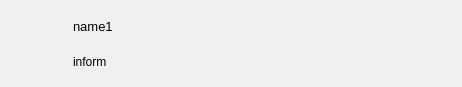
<?xml version="1.0" encoding="UTF-8"?>
<ui version="4.0">
 <class>Frienditem</class>
 <widget class="QDialog" name="Frienditem">
  <property name="geometry">
   <rect>
    <x>0</x>
    <y>0</y>
    <width>462</width>
    <height>87</height>
   </rect>
  </property>
  <property name="windowTitle">
   <string>Dialog</string>
  </property>
  <layout class="QHBoxLayout" name="horizontalLayout_4">
   <item>
    <layout class="QHBoxLayout" name="horizontalLayout_3">
     <item>
      <layout class="QHBoxLayout" name="horizontalLayout">
       <item>
        <widget class="QLabel" name="labred">
         <property name="minimumSize">
          <size>
           <width>10</width>
           <height>10</height>
          </size>
         </property>
         <property name="maximumSize">
          <size>
           <width>10</width>
           <height>10</height>
          </size>
         </property>
         <property name="text">
          <string/>
         </property>
        </widget>
       </item>
       <item>
        <widget class="QWidget" name="widPicturePer" native="true">
         <property name="minimumSize">
          <size>
           <width>40</width>
           <height>40</height>
          </size>
         </property>
         <property name="maximumSize">
          <size>
           <width>40</width>
           <height>40</height>
          </size>
         </property>
        </widget>
       </item>
      </layout>
     </item>
     <item>
      <layout class="QVBoxLayout" name="verticalLayout">
       <item>
        <layout class="QHBoxLayout" name="horizontalLayout_2">
         <item>
          <widget class="QLabel" name="labName">
           <property name="font">
            <font>
             <family>Microsoft YaHei UI</family>
             <pointsize>10</pointsize>
            </font>
           </property>
           <property name="text">
            <string>name1</string>
           </property>
          </widget>
         </item>
         <item>
          <spacer name="horizontalSpacer">
           <property name="orientation">
            <enum>Qt::Horizontal</enum>
           </property>
           <property name="sizeHint" stdset="0">
            <size>
             <width>40</width>
             <height>20</height>
            </size>
           </property>
          </spacer>
         </item>
        </layout>
       </item>
       <item>
        <widget class="QLabel" name="labInform">
         <property name="font">
          <font>
           <family>Microsoft YaHei UI</family>
          </font>
         </property>
         <property name="text">
          <string>inform</string>
         </property>
        </widget>
       </item>
      </layout>
     </item>
    </layout>
   </item>
  </layout>
 </widget>
 <resources/>
 <connections/>
</ui>
